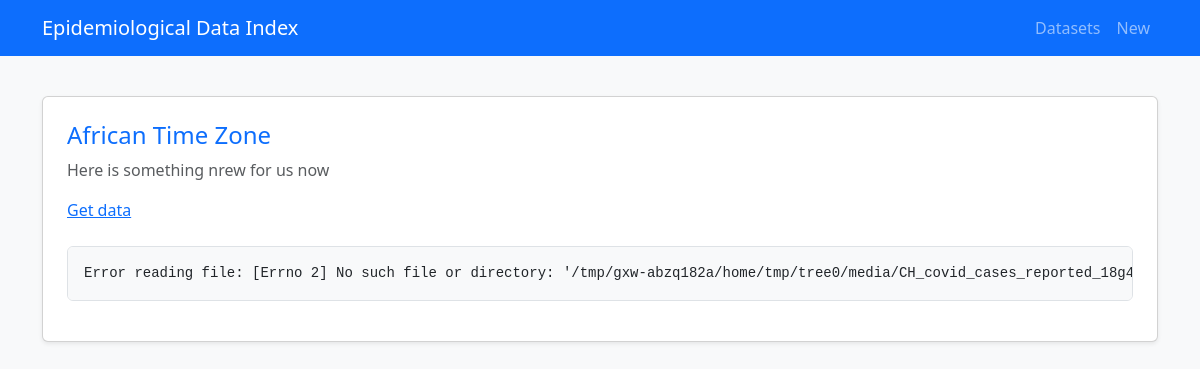
/dataset/african-time-zone/, run on the app's committed database.
### main/models.py (models this page shows, shortened)
class Dataset(models.Model):
    name = models.CharField(max_length=100)
    slug = models.SlugField(max_length=110, null=True)
    description = models.TextField(null=True, blank=True)
    file = models.FileField(upload_to='media/')
    url = models.URLField(null=True, blank=True)
    date = models.DateTimeField(auto_now_add=True, null=True)

### main/views.py (the view)
# urls.py: path('dataset/<str:dataset>/', views.DatasetDetail.as_view(), name='dataset_detail'),
class DatasetDetail(DetailView):
    model = models.Dataset
    template_name = 'main/data_detail.html'
    context_object_name = 'dataset'
    slug_url_kwarg = 'dataset'
    def get_context_data(self, **kwargs):
        context = super().get_context_data(**kwargs)
        context['title'] = 'Data Details'
        file_path = self.object.file.path  # Path to the uploaded file
        schema_path = os.path.splitext(file_path)[0] + ".schema.yaml"  # Path to the generated schema file
        try:
            if os.path.exists(schema_path):
                with open(schema_path) as schema_file:
                    schema_data = yaml.safe_load(schema_file)
                context['file_contents'] = yaml.dump(schema_data, default_flow_style=False)  # YAML-formatted schema
            else:
                if file_path.endswith('.yaml') or file_path.endswith('.yml'):
                    with open(file_path) as file:
                        data = yaml.safe_load(file)
                    context['file_contents'] = yaml.dump(data, default_flow_style=False)
                elif file_path.endswith('.csv'):
                    data = pd.read_csv(file_path)  # Read CSV file into a DataFrame
                    csv_as_dict = data.to_dict(orient='records')  # Convert DataFrame to a list of dictionaries
                    context['file_contents'] = yaml.dump(csv_as_dict, default_flow_style=False)
                else:
                    context['file_contents'] = "Unsupported file format."
        except Exception as e:
            context['file_contents'] = f"Error reading file: {e}"
        return context

### main/templates/main/data_detail.html
{% extends 'main/base.html' %}
{% block content %}
<div class="container mt-5">
    <div class="card p-4 shadow-sm">
        <h2 class="h4 text-primary">{{ dataset.name }}</h2>
        <p class="text-muted">{{ dataset.description }}</p>
        <p class="text-muted"><a href="{{ dataset.url }}" target="_blank">Get data</a></p>
        <pre class="bg-light p-3 mt-2 rounded border overflow-auto">{{ file_contents }}</pre>
    </div>
</div>
{% endblock content %}

### data on the page
Dataset: name "African Time Zone", description "Here is something nrew for us now"

### other printed values
{{ file_contents }} "Error reading file: [Errno 2] No such file or directory:…"
